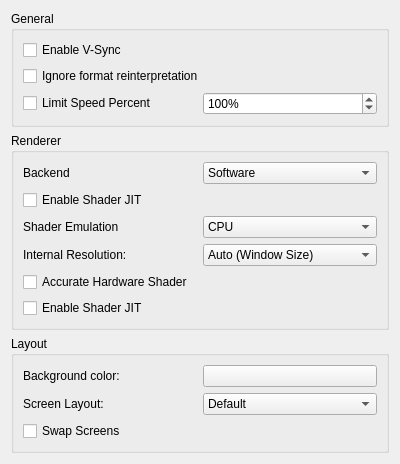
<?xml version="1.0" encoding="UTF-8"?>
<ui version="4.0">
 <class>ConfigureGraphics</class>
 <widget class="QWidget" name="ConfigureGraphics">
  <property name="geometry">
   <rect>
    <x>0</x>
    <y>0</y>
    <width>400</width>
    <height>444</height>
   </rect>
  </property>
  <property name="windowTitle">
   <string>Form</string>
  </property>
  <layout class="QVBoxLayout" name="verticalLayout">
   <item>
    <layout class="QVBoxLayout" name="verticalLayout_3">
     <item>
      <widget class="QGroupBox" name="groupBox">
       <property name="title">
        <string>General</string>
       </property>
       <layout class="QVBoxLayout" name="verticalLayout_2">
        <item>
         <widget class="QCheckBox" name="toggle_vsync">
          <property name="text">
           <string>Enable V-Sync</string>
          </property>
         </widget>
        </item>
        <item>
         <widget class="QCheckBox" name="toggle_bos">
          <property name="text">
           <string>Ignore format reinterpretation</string>
          </property>
         </widget>
        </item>
        <item>
         <layout class="QHBoxLayout" name="horizontalLayout_2">
          <item>
           <widget class="QCheckBox" name="toggle_frame_limit">
            <property name="text">
             <string>Limit Speed Percent</string>
            </property>
           </widget>
          </item>
          <item>
           <widget class="QSpinBox" name="frame_limit">
            <property name="suffix">
             <string>%</string>
            </property>
            <property name="minimum">
             <number>1</number>
            </property>
            <property name="maximum">
             <number>9999</number>
            </property>
            <property name="value">
             <number>100</number>
            </property>
           </widget>
          </item>
         </layout>
        </item>
       </layout>
      </widget>
     </item>
    </layout>
   </item>
   <item>
    <widget class="QGroupBox" name="groupBox_2">
     <property name="title">
      <string>Renderer</string>
     </property>
     <layout class="QVBoxLayout" name="verticalLayout_6">
      <item>
       <layout class="QHBoxLayout" name="horizontalLayout_6">
        <item>
         <widget class="QLabel" name="label_2">
          <property name="text">
           <string>Backend</string>
          </property>
         </widget>
        </item>
        <item>
         <widget class="QComboBox" name="renderer_comboBox">
          <item>
           <property name="text">
            <string>Software</string>
           </property>
          </item>
          <item>
           <property name="text">
            <string>OpenGL</string>
           </property>
          </item>
         </widget>
        </item>
       </layout>
      </item>
      <item>
       <widget class="QWidget" name="software_render_group" native="true">
        <layout class="QVBoxLayout" name="verticalLayout_9">
         <property name="leftMargin">
          <number>0</number>
         </property>
         <property name="topMargin">
          <number>0</number>
         </property>
         <property name="rightMargin">
          <number>0</number>
         </property>
         <property name="bottomMargin">
          <number>0</number>
         </property>
         <item>
          <widget class="QCheckBox" name="software_shader_jit">
           <property name="text">
            <string>Enable Shader JIT</string>
           </property>
          </widget>
         </item>
        </layout>
       </widget>
      </item>
      <item>
       <widget class="QWidget" name="opengl_render_group" native="true">
        <layout class="QVBoxLayout" name="verticalLayout_7">
         <property name="spacing">
          <number>6</number>
         </property>
         <property name="leftMargin">
          <number>0</number>
         </property>
         <property name="topMargin">
          <number>0</number>
         </property>
         <property name="rightMargin">
          <number>0</number>
         </property>
         <property name="bottomMargin">
          <number>0</number>
         </property>
         <item>
          <layout class="QVBoxLayout" name="verticalLayout_8">
           <item>
            <layout class="QHBoxLayout" name="horizontalLayout_5">
             <item>
              <widget class="QLabel" name="label2">
               <property name="text">
                <string>Shader Emulation</string>
               </property>
              </widget>
             </item>
             <item>
              <widget class="QComboBox" name="hw_shaders">
               <item>
                <property name="text">
                 <string>CPU</string>
                </property>
               </item>
               <item>
                <property name="text">
                 <string>GPU</string>
                </property>
               </item>
               <item>
                <property name="text">
                 <string>GPU (Partial)</string>
                </property>
               </item>
              </widget>
             </item>
            </layout>
           </item>
           <item>
            <layout class="QHBoxLayout" name="horizontalLayout">
             <item>
              <widget class="QLabel" name="label">
               <property name="text">
                <string>Internal Resolution:</string>
               </property>
              </widget>
             </item>
             <item>
              <widget class="QComboBox" name="resolution_factor_combobox">
               <item>
                <property name="text">
                 <string>Auto (Window Size)</string>
                </property>
               </item>
               <item>
                <property name="text">
                 <string>Native (400x240)</string>
                </property>
               </item>
               <item>
                <property name="text">
                 <string>2x Native (800x480)</string>
                </property>
               </item>
               <item>
                <property name="text">
                 <string>3x Native (1200x720)</string>
                </property>
               </item>
               <item>
                <property name="text">
                 <string>4x Native (1600x960)</string>
                </property>
               </item>
               <item>
                <property name="text">
                 <string>5x Native (2000x1200)</string>
                </property>
               </item>
               <item>
                <property name="text">
                 <string>6x Native (2400x1440)</string>
                </property>
               </item>
               <item>
                <property name="text">
                 <string>7x Native (2800x1680)</string>
                </property>
               </item>
               <item>
                <property name="text">
                 <string>8x Native (3200x1920)</string>
                </property>
               </item>
               <item>
                <property name="text">
                 <string>9x Native (3600x2160)</string>
                </property>
               </item>
               <item>
                <property name="text">
                 <string>10x Native (4000x2400)</string>
                </property>
               </item>
              </widget>
             </item>
            </layout>
           </item>
           <item>
            <widget class="QCheckBox" name="accurate_hardware_shader">
             <property name="text">
              <string>Accurate Hardware Shader</string>
             </property>
            </widget>
           </item>
           <item>
            <widget class="QCheckBox" name="opengl_shader_jit">
             <property name="text">
              <string>Enable Shader JIT</string>
             </property>
            </widget>
           </item>
          </layout>
         </item>
        </layout>
       </widget>
      </item>
     </layout>
    </widget>
   </item>
   <item>
    <widget class="QGroupBox" name="layoutBox">
     <property name="title">
      <string>Layout</string>
     </property>
     <layout class="QHBoxLayout" name="horizontalLayout_3">
      <item>
       <layout class="QVBoxLayout" name="verticalLayout_4">
        <item>
         <layout class="QHBoxLayout" name="horizontalLayout_5">
          <item>
           <widget class="QLabel" name="label2">
            <property name="text">
             <string>Background color:</string>
            </property>
           </widget>
          </item>
          <item>
           <widget class="QPushButton" name="layout_bg"/>
          </item>
         </layout>
        </item>
        <item>
         <layout class="QHBoxLayout" name="horizontalLayout_4">
          <item>
           <widget class="QLabel" name="label1">
            <property name="text">
             <string>Screen Layout:</string>
            </property>
           </widget>
          </item>
          <item>
           <widget class="QComboBox" name="layout_combobox">
            <item>
             <property name="text">
              <string>Default</string>
             </property>
            </item>
            <item>
             <property name="text">
              <string>Single Screen</string>
             </property>
            </item>
            <item>
             <property name="text">
              <string>Large Screen</string>
             </property>
            </item>
            <item>
             <property name="text">
              <string>Side by Side</string>
             </property>
            </item>
           </widget>
          </item>
         </layout>
        </item>
        <item>
         <widget class="QCheckBox" name="swap_screen">
          <property name="text">
           <string>Swap Screens</string>
          </property>
         </widget>
        </item>
       </layout>
      </item>
     </layout>
    </widget>
   </item>
   <item>
    <spacer name="verticalSpacer">
     <property name="orientation">
      <enum>Qt::Vertical</enum>
     </property>
     <property name="sizeHint" stdset="0">
      <size>
       <width>20</width>
       <height>40</height>
      </size>
     </property>
    </spacer>
   </item>
  </layout>
 </widget>
 <resources/>
 <connections/>
</ui>
